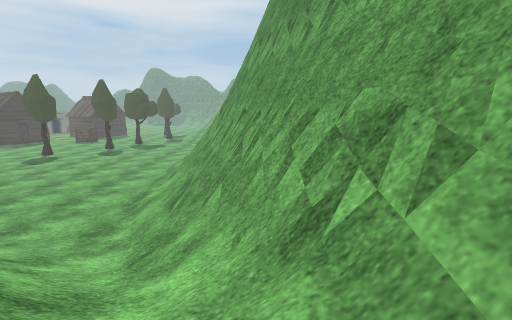
View 1 (above)

20 first-person views from a walk through a scene from a Unity 3-D project. The camera is 1.2 m above the floor, tilts 10° down and sees 85° across. The floor is counted in squares, 1 m on a side. Each view is taken from the middle of a square. On the plan, view 1 faces up. The plan holds only what a view shows up to about 13 squares ahead; the rest is blank. The place goes on beyond the plan. The player character is not drawn. Some surface patterns are stand-ins.

View 2
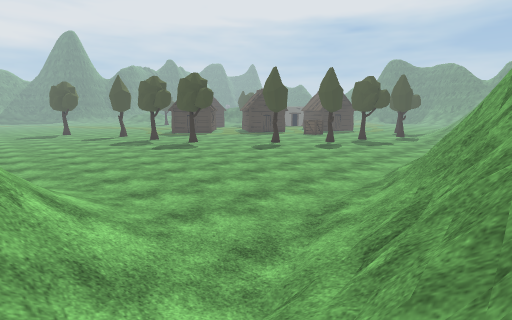

View 3
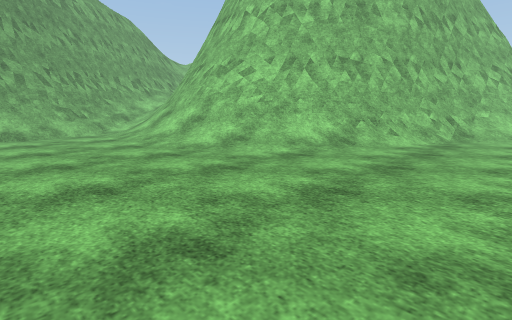

View 4
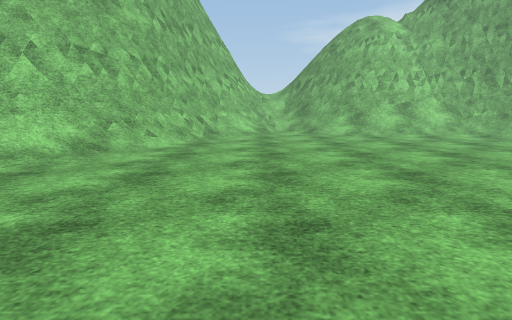

View 5
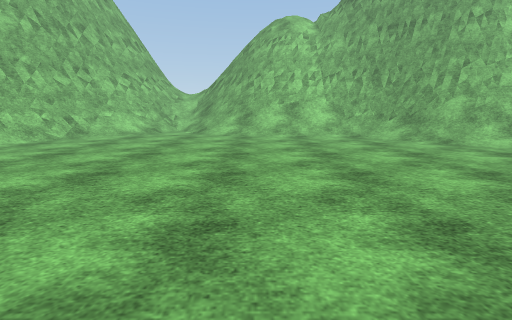

View 6
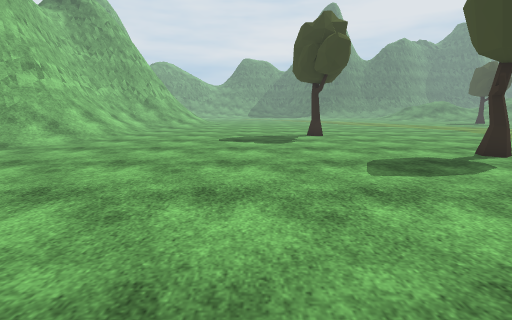

View 7
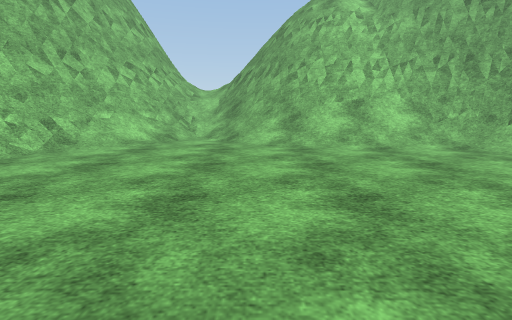

View 8
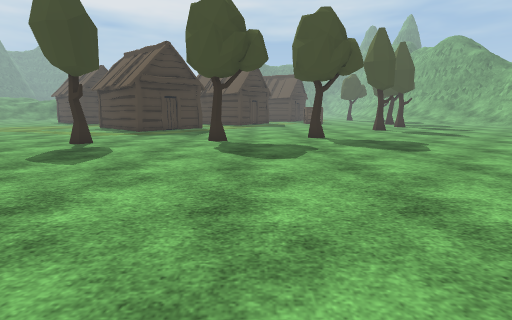

View 9
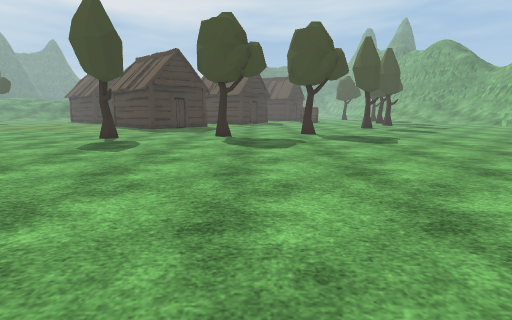

View 10
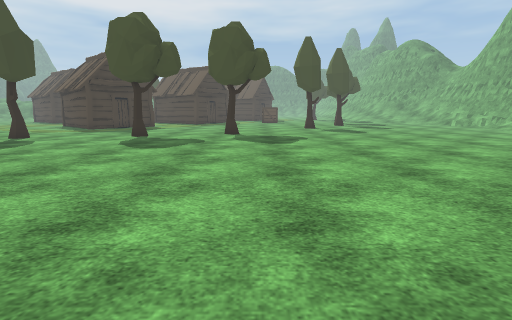

View 11
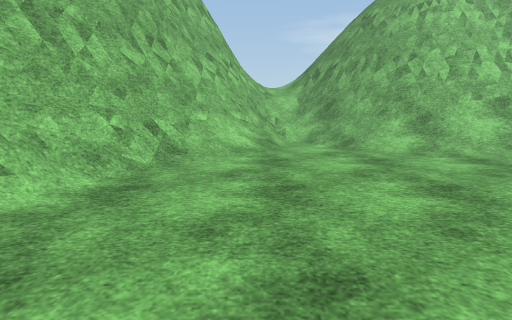

View 12
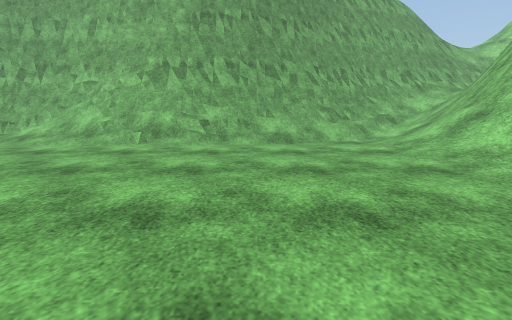

View 13
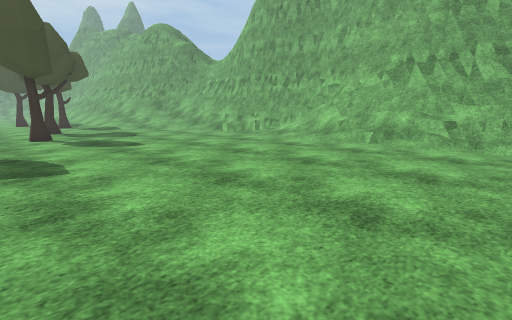

View 14
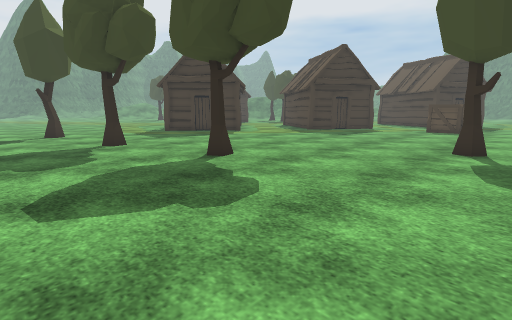

View 15
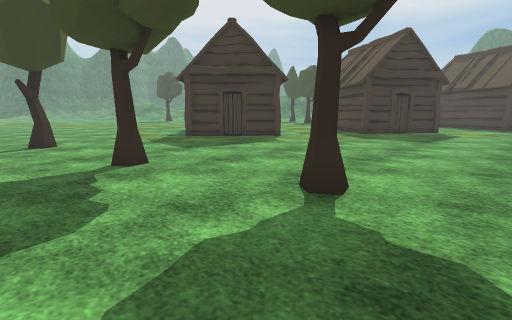

View 16
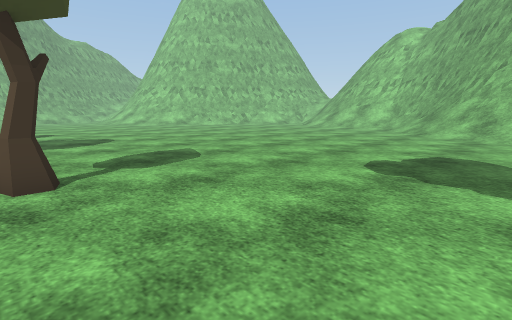

View 17
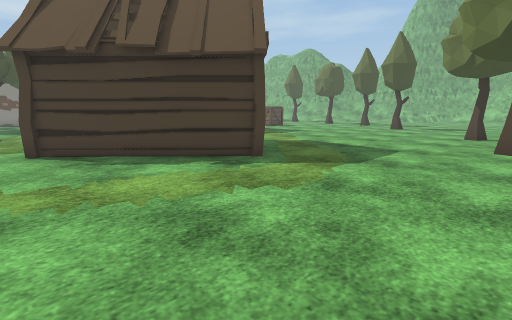

View 18
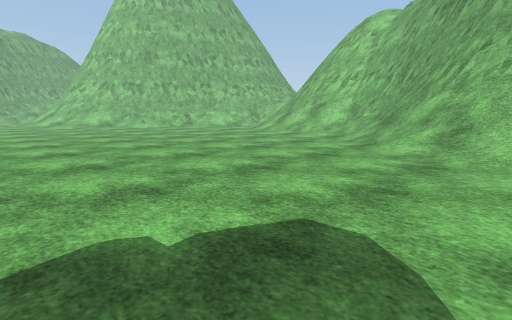

View 19
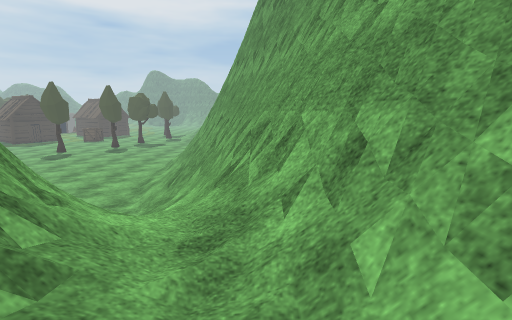

View 20
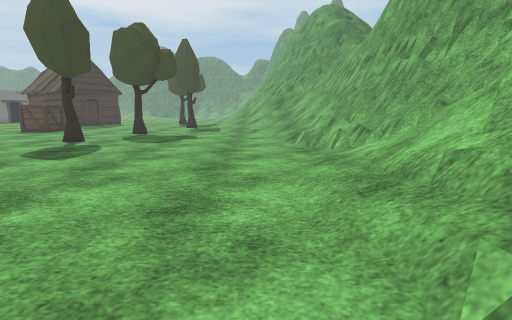

### Floor plan
Key: @ floor where view 1 was taken; # wall or solid block; . main floor; : floor 0.25 m higher than the main floor; + floor 0.5 m higher than the main floor; / step, stairs or slope; = window, fence, low wall or low ledge; T tree; H hut.
Columns run from 36 left of view 1 to 3 right of it. Each row starts with its distance up from view 1.
 27              .... .............//=#
 26 ..          ...................//=#
 25 ..H        ............T.......//=#
 24 .HH        .....................+##
 23 ..HH   HH.......................:=#
 22 ...HH HH............T...........:=##
 21 ....HHH.............T...........:=##
 20 .....H..........................//=#
 19 ...............................///=#
 18 ...............................///##
 17 ...............T...............//=##
 16 ..........T....................//=#
 15 ......T...TT...................//##
 14 .....TT........................//##
 13 ...............................//##
 12 ...............................//##
 11 ................................+=##
 10 ................................/###
  9 ................................//=#
  8 ................................//=#
  7 ................................./###
  6 .........................///////://=#
  5 .......................:///////////###
  4 ....................../////=====////##
  3 ......................//#=######==//=##
  2 .....................//=####   ##=///=#
  1 //.................../=###       #=//=##
  0 ////................/=##          #/@/##
 -1 #////.............../##           #=///#
 -2 #=////............./##              //=
 -3 ####=//:::......../###               /
 -4  ####=///////....:/=#
 -5    ####////////..//##
 -6      #####==//////=##
 -7       ######==///=##
 -8            ##=///=##
 -9             ##=//=#

Positions as (right, up) in squares from view 1, and headings:
1: (0, 0), facing up
2: (-1, 4), facing up-left
3: (-19, 11), facing down-right
4: (-19, 10), facing down
5: (-25, 10), facing down
6: (-23, 8), facing left
7: (-23, 6), facing down
8: (-24, 4), facing up
9: (-24, 2), facing up
10: (-20, 2), facing up
11: (-19, 4), facing down
12: (-15, 11), facing right
13: (-15, 11), facing up-right
14: (-15, 12), facing up-left
15: (-19, 13), facing up-left
16: (-36, 15), facing down-right
17: (-36, 15), facing up-right
18: (-36, 9), facing down-right
19: (1, -3), facing up
20: (-6, 14), facing up
